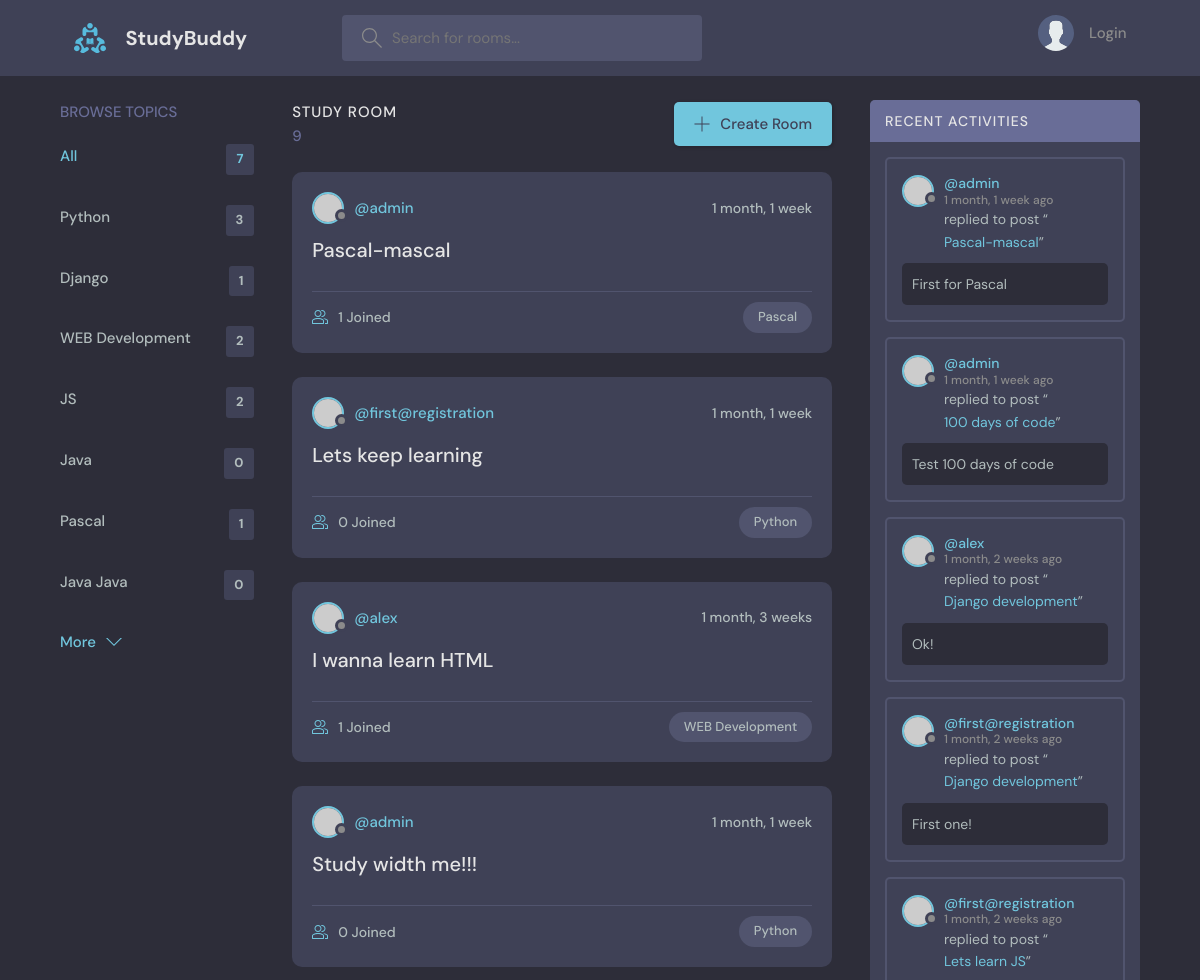
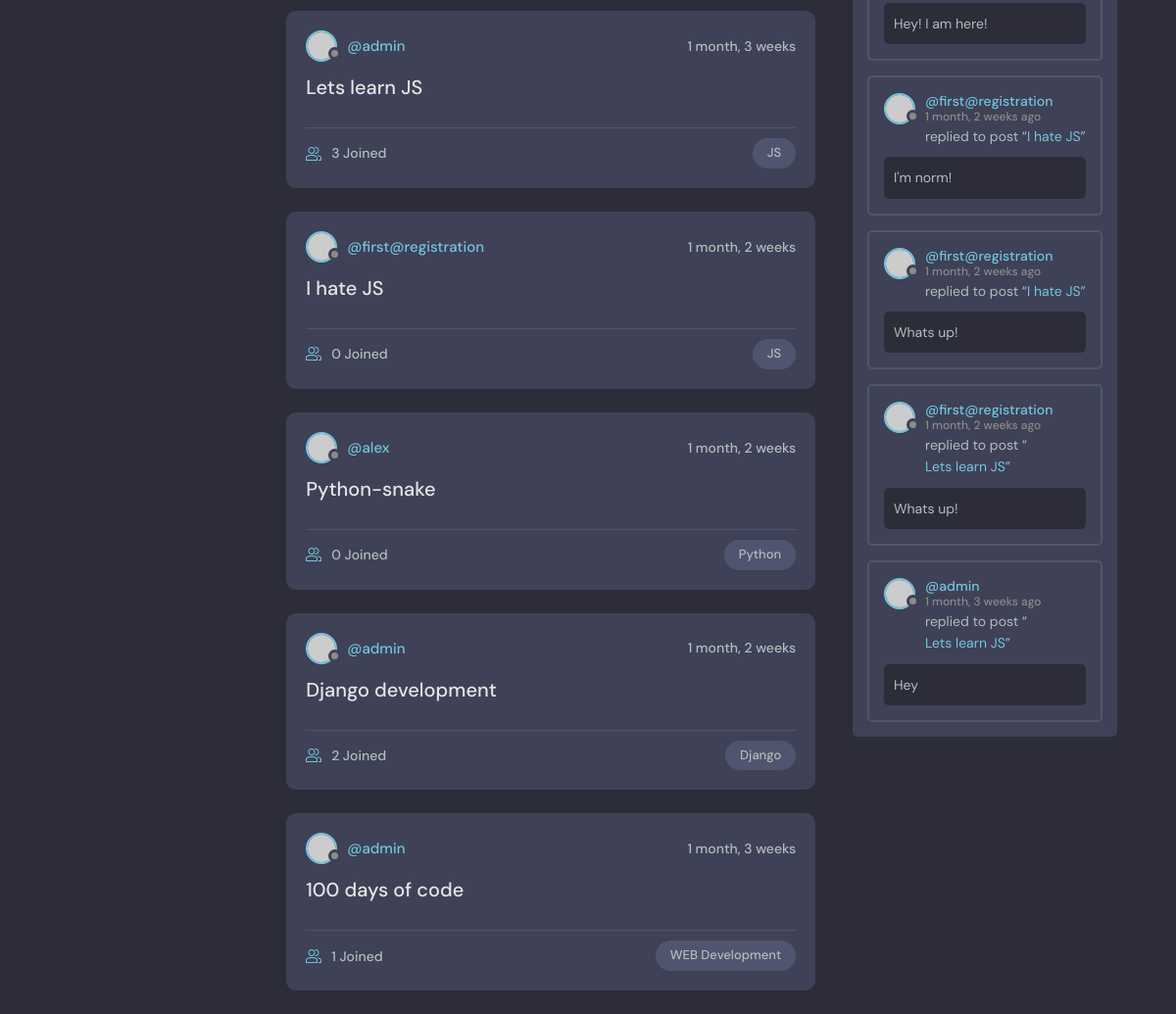
The page / on the database its author committed (2 pictures, top to bottom).
### base/models.py (models this page shows, shortened)
class Topic(models.Model):
    name = models.CharField(max_length=254)

class Room(models.Model):
    host = models.ForeignKey(User, on_delete=models.SET_NULL, null=True)
    topic = models.ForeignKey(Topic, on_delete=models.SET_NULL, null=True)
    name = models.CharField(max_length=254,)
    description = models.TextField(null=True, blank=True)
    participants = models.ManyToManyField(User, related_name='participants', blank=True)
    updated = models.DateTimeField(auto_now=True)
    created = models.DateTimeField(auto_now_add=True)
    class Meta:
        ordering = ['-updated','-created']
    def __str__(self):
        return self.name

class Message(models.Model):
    user = models.ForeignKey(User, on_delete=models.CASCADE)
    room = models.ForeignKey(Room, on_delete=models.CASCADE)
    body = models.TextField()
    updated = models.DateTimeField(auto_now=True)
    created = models.DateTimeField(auto_now_add=True)
    class Meta:
        ordering = ['-updated','-created']

### base/views.py (the view)
# urls.py: path('', views.home, name="home"),
def home(request):
    q = request.GET.get('q') if request.GET.get('q') != None else ''
    rooms = Room.objects.filter(
        Q(topic__name__icontains=q) |
        Q(name__icontains=q)|
        Q(description__icontains=q)
        )
    room_count = rooms.count()
    topics = Topic.objects.all()
    room_messages = Message.objects.filter(Q(room__topic__name__icontains=q))[:10]
    context = {'rooms':rooms, 'topics':topics, 'room_count':room_count, 'room_messages':room_messages}
    return render(request, 'base/home.html', context)

### base/templates/base/home.html (shortened to what this page needs)
{% extends 'main.html' %}
{% block content %}
<main class="layout layout--3">
  <div class="container">
    {% include 'base/topics_component.html' %}
    <div class="roomList">
      <div class="roomList__header">
        <div>
          <h2>Study Room</h2>
          <p>{{room_count}}</p>
        </div>
        <a class="btn btn--main" href="{% url 'create-room' %}">
          <svg version="1.1" xmlns="http://www.w3.org/2000/svg" width="32" height="32" viewBox="0 0 32 32">
            <title>add</title>
            <path
              d="M16.943 0.943h-1.885v14.115h-14.115v1.885h14.115v14.115h1.885v-14.115h14.115v-1.885h-14.115v-14.115z"
            ></path>
          </svg>
          Create Room
        </a>
      </div>
      {% include 'base/feed_component.html' %}
    </div>
    {% include 'base/activity_component.html' %}
  </div>
</main>
{% endblock %}

### base/templates/base/topics_component.html
<div class="topics">
    <div class="topics__header">
      <h2>Browse Topics</h2>
    </div>
    <ul class="topics__list">
      <li>
        <a href="{% url 'home' %}" class="active">All <span>{{topics.count}}</span></a>
      </li>
      {% for topic in topics %}
      <li>
        <a href="{% url 'home' %}?q={{topic.name}}">{{topic.name}}<span>{{topic.room_set.all.count}}</span></a>
      </li>
      {% endfor %}
    </ul>
    <a class="btn btn--link" href="topics.html">
      More
      <svg version="1.1" xmlns="http://www.w3.org/2000/svg" width="32" height="32" viewBox="0 0 32 32">
        <title>chevron-down</title>
        <path d="M16 21l-13-13h-3l16 16 16-16h-3l-13 13z"></path>
      </svg>
    </a>
  </div>

### base/templates/base/feed_component.html (shortened to what this page needs)
{% for room in rooms %}
<div class="roomListRoom">
    <div class="roomListRoom__header">
      <a href="{% url 'user-profile' room.host.id %}" class="roomListRoom__author">
        <div class="avatar avatar--small">
          <img src="https://randomuser.me/api/portraits/women/11.jpg" />
        </div>
        <span>@{{room.host.username}}</span>
      </a>
      <div class="roomListRoom__actions">
        <span>{{room.created|timesince}}</span>
      </div>
    </div>
    <div class="roomListRoom__content">
      <a href="{% url 'room' room.id %}">{{room.name}}</a>
    </div>
    <div class="roomListRoom__meta">
      <a href="{% url 'room' room.id %}" class="roomListRoom__joined">
        {{room.participants.all.count}} Joined
      </a>
      <p class="roomListRoom__topic">{{room.topic.name}}</p>
    </div>
  </div>
{% endfor %}

### base/templates/base/activity_component.html (shortened to what this page needs)
<div class="activities">
    <div class="activities__header">
      <h2>Recent Activities</h2>
    </div>
    {% for message in room_messages %}
    <div class="activities__box">
      <div class="activities__boxHeader roomListRoom__header">
        <a href="{% url 'user-profile' message.user.id %}" class="roomListRoom__author">
          <div class="avatar avatar--small">
            <img src="https://randomuser.me/api/portraits/women/11.jpg" />
          </div>
          <p>@{{message.user}}
            <span>{{message.created|timesince}} ago</span>
          </p>
        </a>
      </div>
      <div class="activities__boxContent">
        <p>replied to post “<a href="{% url 'room' message.room.id %}">{{message.room}}</a>”</p>
        <div class="activities__boxRoomContent">
            {{message.body}}
        </div>
      </div>
    </div>
    {% endfor %}
  </div>

### rows shown on the page
Topic: name "Python", room_set.all.count "3"
Topic: name "Django", room_set.all.count "1"
Topic: name "WEB Development", room_set.all.count "2"
Topic: name "JS", room_set.all.count "2"
Topic: name "Java", room_set.all.count "0"
Topic: name "Pascal", room_set.all.count "1"
Topic: name "Java Java", room_set.all.count "0"
Room: host.username "admin", created "1 month, 1 week", name "Pascal-mascal", participants.all.count "1", topic.name "Pascal"
Room: host.username "first@registration", created "1 month, 1 week", name "Lets keep learning", participants.all.count "0", topic.name "Python"
Room: host.username "alex", created "1 month, 3 weeks", name "I wanna learn HTML", participants.all.count "1", topic.name "WEB Development"
Room: host.username "admin", created "1 month, 1 week", name "Study width me!!!", participants.all.count "0", topic.name "Python"
Room: host.username "admin", created "1 month, 3 weeks", name "Lets learn JS", participants.all.count "3", topic.name "JS"
Room: host.username "first@registration", created "1 month, 2 weeks", name "I hate JS", participants.all.count "0", topic.name "JS"
Room: host.username "alex", created "1 month, 2 weeks", name "Python-snake", participants.all.count "0", topic.name "Python"
Room: host.username "admin", created "1 month, 2 weeks", name "Django development", participants.all.count "2", topic.name "Django"
Room: host.username "admin", created "1 month, 3 weeks", name "100 days of code", participants.all.count "1", topic.name "WEB Development"
Message: user "admin", created "1 month, 1 week", room "Pascal-mascal", body "First for Pascal"
Message: user "admin", created "1 month, 1 week", room "100 days of code", body "Test 100 days of code"
Message: user "alex", created "1 month, 2 weeks", room "Django development", body "Ok!"
Message: user "first@registration", created "1 month, 2 weeks", room "Django development", body "First one!"
Message: user "first@registration", created "1 month, 2 weeks", room "Lets learn JS", body "Hey! I am here!"
Message: user "first@registration", created "1 month, 2 weeks", room "I hate JS", body "I'm norm!"
Message: user "first@registration", created "1 month, 2 weeks", room "I hate JS", body "Whats up!"
Message: user "first@registration", created "1 month, 2 weeks", room "Lets learn JS", body "Whats up!"
Message: user "admin", created "1 month, 3 weeks", room "Lets learn JS", body "Hey"

### other values the page prints
{{ topics.count }} "7"
{{ room_count }} "9"
